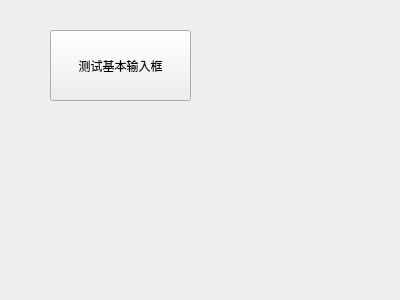
<?xml version="1.0" encoding="UTF-8"?>
<ui version="4.0">
 <class>Form</class>
 <widget class="QWidget" name="Form">
  <property name="geometry">
   <rect>
    <x>0</x>
    <y>0</y>
    <width>400</width>
    <height>300</height>
   </rect>
  </property>
  <property name="windowTitle">
   <string>Form</string>
  </property>
  <widget class="QPushButton" name="pushButton">
   <property name="geometry">
    <rect>
     <x>50</x>
     <y>30</y>
     <width>141</width>
     <height>71</height>
    </rect>
   </property>
   <property name="text">
    <string>测试基本输入框</string>
   </property>
  </widget>
 </widget>
 <resources/>
 <connections>
  <connection>
   <sender>pushButton</sender>
   <signal>clicked()</signal>
   <receiver>Form</receiver>
   <slot>msg()</slot>
   <hints>
    <hint type="sourcelabel">
     <x>121</x>
     <y>68</y>
    </hint>
    <hint type="destinationlabel">
     <x>135</x>
     <y>119</y>
    </hint>
   </hints>
  </connection>
 </connections>
 <slots>
  <slot>msg()</slot>
 </slots>
</ui>
